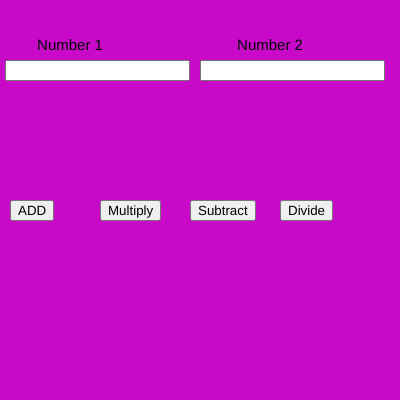
Frame 1 (no input)
Frame 60 (no input): identical to frame 1, image omitted
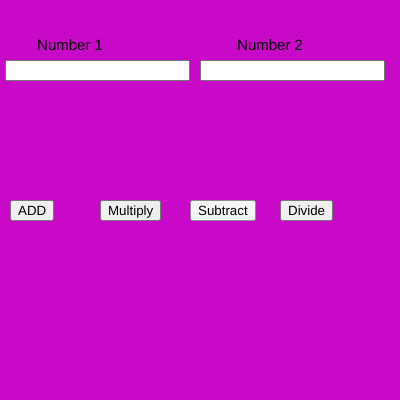
Frame 120 (the mouse pressed at the canvas centre since frame 60)

The p5.js sketch that drew these frames (run headless with seeded random() and noise() and a simulated clock; from frame 60 on, the mouse is pressed at the canvas centre):

// p5.js sketch
// ── sketch.js
var n1,n2;
var b1,b2,b3,b4;
var A,S,M,D

function setup() {
  
  createCanvas(400, 400);
  
  num1 = createInput();
  num1.position(5, 60);
  
  num2 = createInput();
  num2.position(200, 60);
  
  b1 = createButton("ADD");
  b1.position(10, 200);
  b1.mousePressed(add);
  
  b2 = createButton("Multiply");
  b2.position(100, 200);
  b2.mousePressed(multiply);

  b3 = createButton("Subtract")
  b3.position(190,200)
  b3.mousePressed(subtract)

  b4 = createButton("Divide")
  b4.position(280,200)
  b4.mousePressed(divide)
  
  
  textAlign(CENTER);
  textSize(15);
}

function draw() {
  background(200,10,200)
  text("Number 1",70,50)
  text("Number 2",270,50)
  
n1 = parseInt(num1.value())
n2 = parseInt(num2.value())

}

function add(){
  console.log(n1+n2)
}

function multiply(){
  console.log(n1*n2)
}

function subtract(){
  console.log(n1-n2)
}

function divide(){
  console.log(n1/n2)
}
